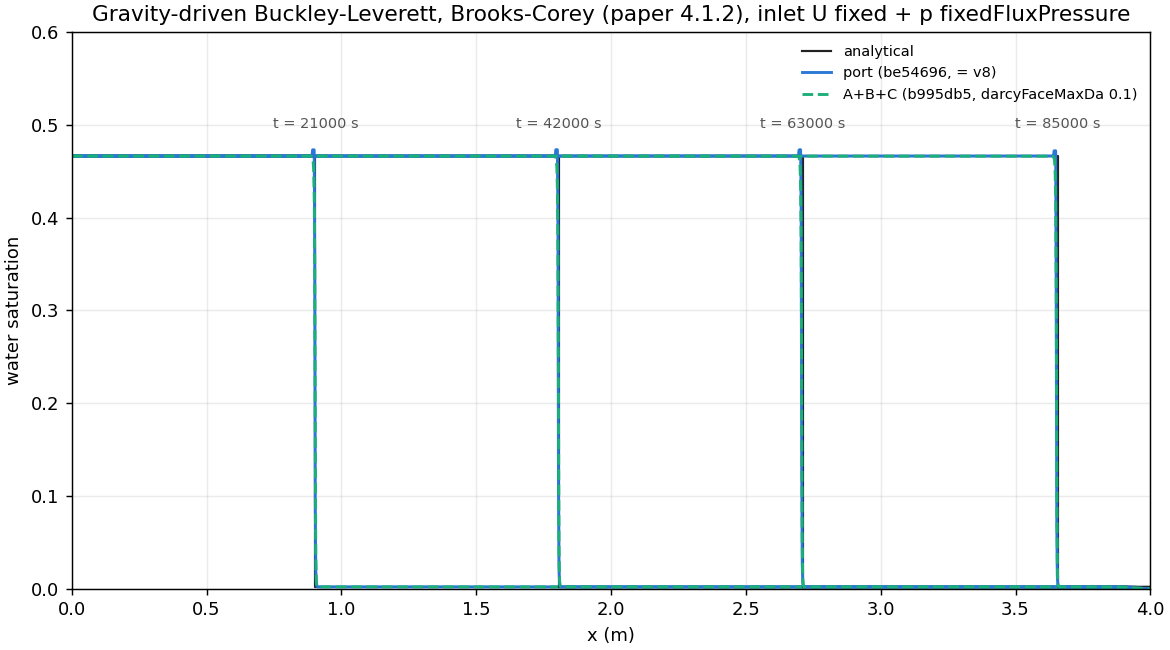
#> input picture verification/buckleyLeverett_gravity_BC_FFP.png, 1170 x 650 px, given in place of img50.jpeg, which was not available
$ python readFronts.py .. out.png
#> lines starting #> are read from the running program, lines starting #| are printed output that depends on the picture
"""Front positions (S 0.1 and S 0.5) read from the left panels of Maier et al.'s Figs. 16-19 by code, not by eye.

    ../../.venv/bin/python readFronts.py <folder with img50/54/55/59.jpeg> [<tile folder>]

The figures are raster JPEGs in the PDF (extracted with PyMuPDF; a copy in ~/PDM_results/maier1D_figures, not in the repo:
derived from the paper). Calibration from the detected frame of each left panel: x 0 / 150 mm at the left / right frame line,
S 0 at the bottom line, S 1.05 at the top line (= the tick marks within 0.4 px). Each pixel is assigned to the nearest of the
five series colours (one colour per profile time; the simulated and measured curves of a time share it). At each crossing the
pixels of that series in +-8 rows around the level row form connected components; per component the mean x of each row is
fitted by a line and taken at the level row (mm), with the fraction of the 17 rows it covers (a solid line covers all; dots
and dashes fewer). With a tile folder, 8x tiles of every crossing are written with the components lettered, to tell the
measured curve (solid line with markers) from the simulated one (dotted / dashed) by eye. That identification, and the cases
where both curves fall in one component (closer than a line width, ~0.7 mm), are recorded in fitFigures.py (FIG, EXP).
Precision: +-1 px = +-0.3 mm.
"""
import os
import sys
import numpy as np
from PIL import Image, ImageDraw
from scipy import ndimage
import richards1D as r1

# image, x of 0 mm, x of 150 mm, y of S 0, y of S 1.05 (frame lines, px)
CAL = {"f48_PEG": ("img50.jpeg", 62, 601.5, 424, 4), "f128_PEG": ("img54.jpeg", 62, 599, 421.5, 4),
       "f256_PEG": ("img55.jpeg", 62, 599, 421, 4), "f256_EG": ("img59.jpeg", 61, 602, 421.5, 3.5)}
PAL = np.array([(51, 24, 130), (58, 58, 204), (53, 145, 161), (89, 235, 130), (143, 252, 61)], float)  # times 1..5
BAND, Z = 8, 8


def components(cls, case, lev, i):
    _, x0, x150, y0, ytop = CAL[case]
    pxmm, pxs = (x150 - x0) / 150, (y0 - ytop) / 1.05
    y = int(round(y0 - lev * pxs))
    band = cls[y - BAND:y + BAND + 1, :] == i
    band[:, :int(x0) + 2] = False
    band[:, int(x150) - 1:] = False
    if y < 335:
        band[:, 406:] = False                                    # legend box
    lab, n = ndimage.label(band, structure=np.ones((3, 3)))
    out = []
    for c in range(1, n + 1):
        rr, xx = np.nonzero(lab == c)
        if len(rr) < 3:
            continue
        rows = np.unique(rr)
        xm = np.array([xx[rr == q].mean() for q in rows])
        xl = np.polyfit(rows - BAND, xm, 1)[1] if len(rows) >= 2 else xm[0]
        out.append(((xl - x0) / pxmm, len(rows) / (2 * BAND + 1), xl, y))
    return sorted(out)


def main():
    folder = sys.argv[1]
    tiles_out = sys.argv[2] if len(sys.argv) > 2 else None
    for case, (img, x0, x150, y0, ytop) in CAL.items():
        pil = Image.open(os.path.join(folder, img)).convert("RGB")
        im = np.asarray(pil).astype(float)
        dist = np.sqrt(((im[:, :, None, :] - PAL[None, None]) ** 2).sum(axis=3))
        cls = np.where(dist.min(axis=2) < 75, dist.argmin(axis=2), -1)
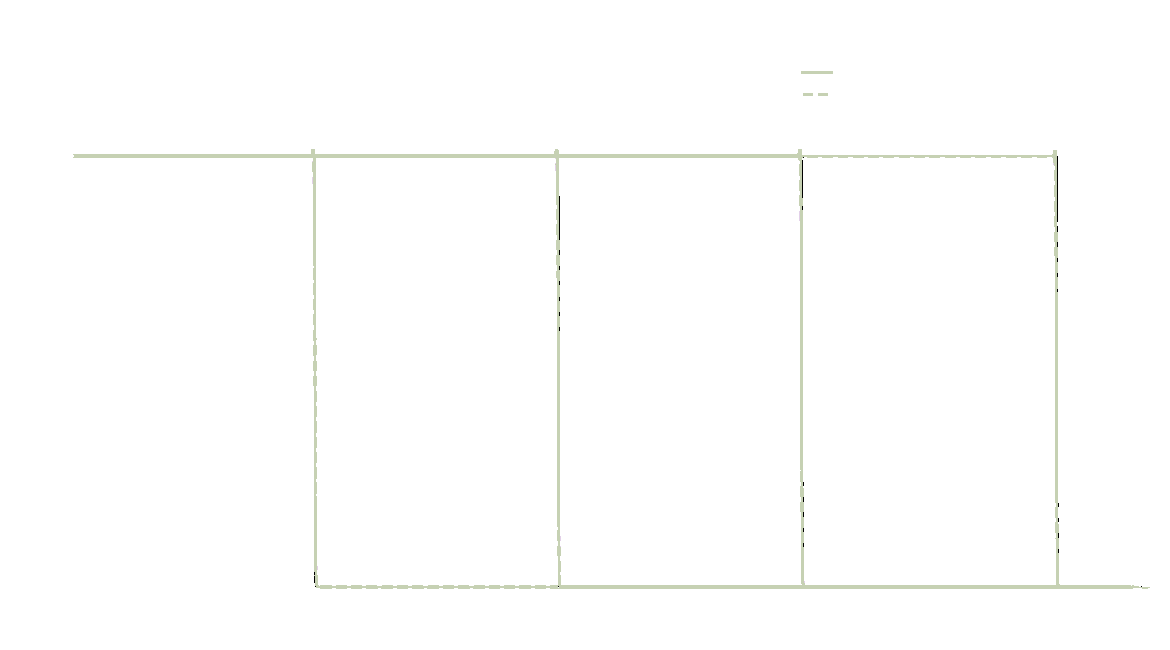
#> cls: shape (650, 1170) int64; 4 distinct labels, from -1 to 3; one colour per label, 0 black, -1 white
        pxmm = (x150 - x0) / 150
        print(f"== {case}: candidates at each crossing, mm (row coverage)")
        for lev in (0.1, 0.5):
            row = []
            for i, t in enumerate(r1.TIMES[case]):
                comps = components(cls, case, lev, i)
                print(f"  S {lev} t {t:4d} s: " + "  ".join(f"{'abcdefgh'[j]} {c[0]:6.2f} ({c[1]:.2f})"
                                                             for j, c in enumerate(comps)))
                if not tiles_out or not comps:
                    continue
                y = comps[0][3]
                lo, hi = min(c[0] for c in comps) - 2, max(c[0] for c in comps) + 2
                if hi - lo > 14:
                    mid = float(np.median([c[0] for c in comps]))
                    lo, hi = mid - 7, mid + 7
                xa, xb = int(x0 + lo * pxmm), int(x0 + hi * pxmm) + 1
                tile = pil.crop((xa, y - 30, xb, y + 31))
                tile = tile.resize((tile.width * Z, tile.height * Z), Image.NEAREST)
                d = ImageDraw.Draw(tile)
                d.line([(0, 30 * Z + Z // 2), (tile.width, 30 * Z + Z // 2)], fill=(255, 0, 0), width=1)
                txt = f"{case} {t}s S{lev}"
                for j, c in enumerate(comps):
                    X = (c[2] - xa) * Z + Z // 2
                    d.line([(X, 30 * Z - 40), (X, 30 * Z - 8)], fill=(255, 0, 0), width=2)
                    d.text((X - 3, 30 * Z - 54), "abcdefgh"[j], fill=(255, 0, 0))
                    txt += f"\n{'abcdefgh'[j]}: {c[0]:.2f} mm cov {c[1]:.2f}"
                d.multiline_text((3, 3), txt, fill=(0, 0, 0))
                row.append(tile)
            if row:
                out = Image.new("RGB", (sum(t.width + 6 for t in row), max(t.height for t in row)), (255, 255, 255))
                x = 0
                for t in row:
                    out.paste(t, (x, 0))
                    x += t.width + 6
                out.save(os.path.join(tiles_out, f"fronts_{case}_S{lev}.png"))
#> this loop made 2 passes
#> pass 1, in main, `out.save(os.path.join(tiles_out, f"fronts_{case}_S{lev}.png"))`:
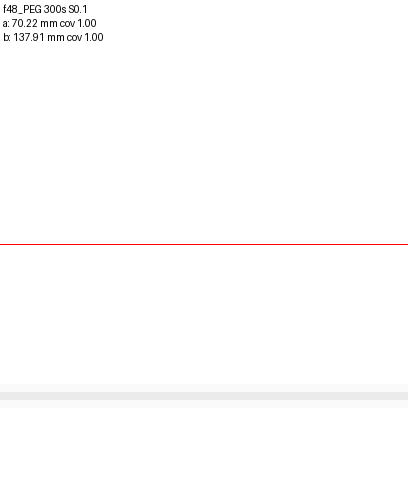
#> saved as fronts_f48_PEG_S0.1.png: PIL image 414x488 RGB; mean R, G, B 253.8, 253.3, 253.3
#> pass 2, in main, `out.save(os.path.join(tiles_out, f"fronts_{case}_S{lev}.png"))`:
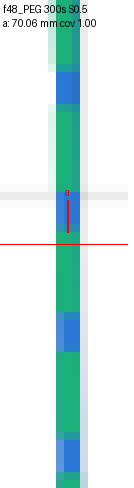
#> saved as fronts_f48_PEG_S0.5.png: PIL image 134x488 RGB; mean R, G, B 211.9, 233.3, 232.7
#> after the loop:
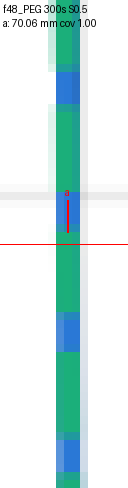
#> t: PIL image 128x488 RGB; mean R, G, B 209.9, 232.3, 231.6
#> after the loop, mid = 104.1
#> pass 2 of the loop in main, `for case, (img, x0, x150, y0, ytop) in CAL.items():`:
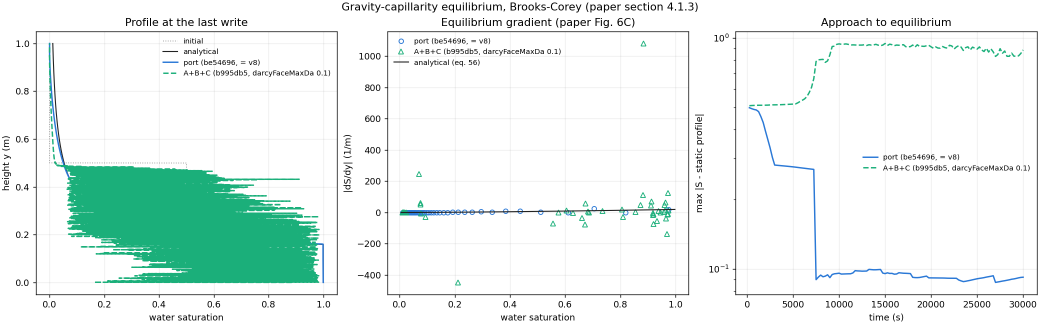
#> input picture verification/gravityCapillarityEquilibrium_BC.png, 2080 x 650 px, given in place of img54.jpeg, which was not available (shown at 1/2 size)
#> pil: PIL image 2080x650 RGB
#> im: shape (650, 2080, 3) float64
#> in main, `cls = np.where(dist.min(axis=2) < 75, dist.argmin(axis=2), -1)`:
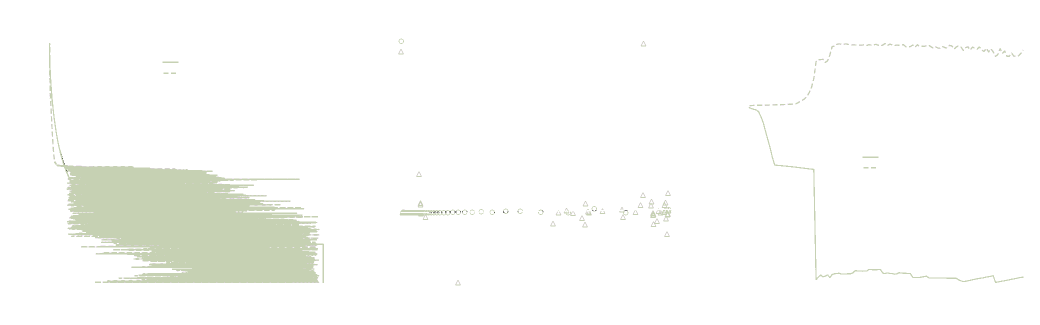
#> cls: shape (650, 2080) int64 (shown at 1/2 size); 4 distinct labels, from -1 to 3; one colour per label, 0 black, -1 white
#> the loop in main, `for lev in (0.1, 0.5):` made 1 pass
#> (printed output is left out)
#> after the loop in main, `for lev in (0.1, 0.5):`:
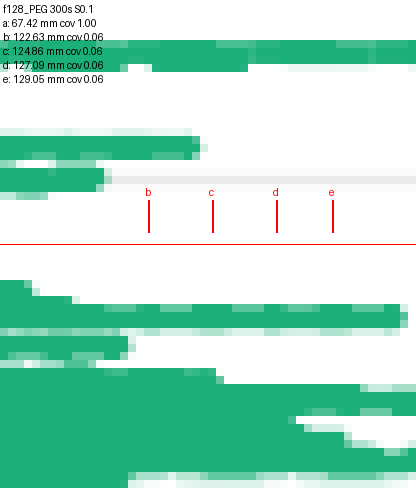
#> tile: PIL image 416x488 RGB; mean R, G, B 170.6, 223.2, 204
#> after the loop in main, `for lev in (0.1, 0.5):`: mid = 124.9


if __name__ == "__main__":
#> (the run stopped early here; a loop or call above may not have finished)
